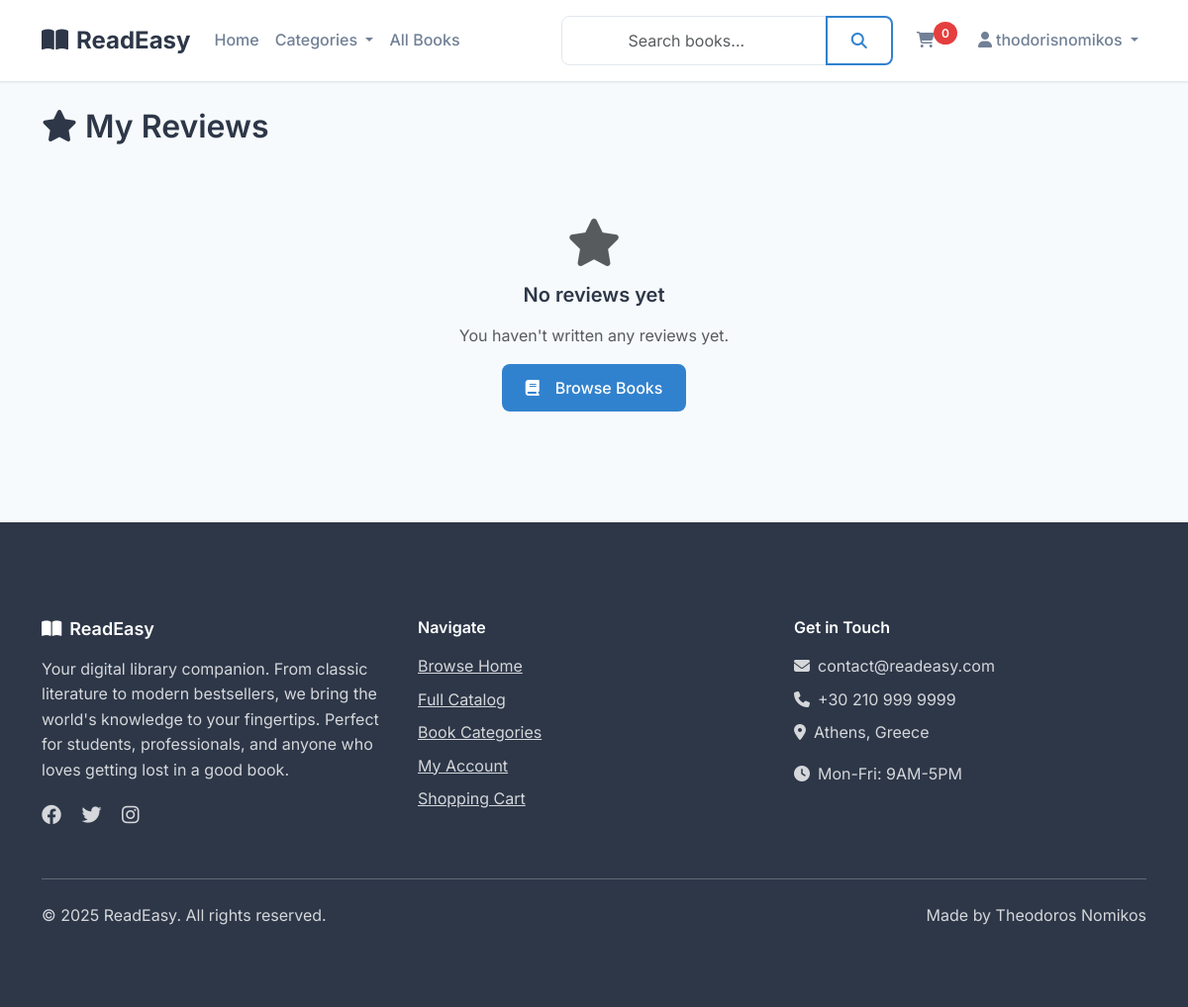
The app's page /reviews/my-reviews/ (signed in), older data.
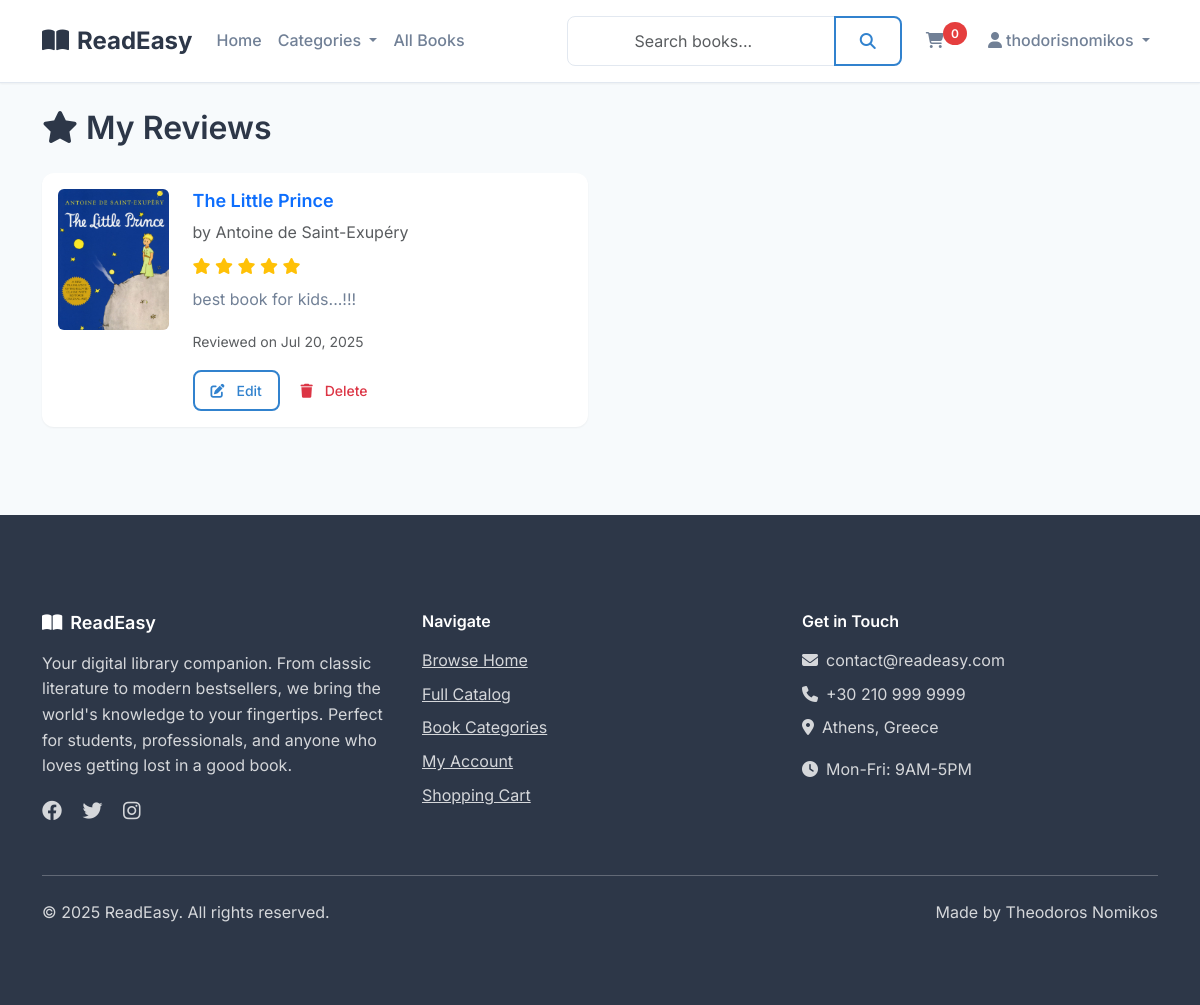
The same page, newer data.
### reviews/models.py (models this page shows, shortened)
class Review(models.Model):
    user = models.ForeignKey(User, on_delete=models.CASCADE)
    book = models.ForeignKey(Book, on_delete=models.CASCADE, related_name='reviews')
    rating = models.IntegerField(validators=[MinValueValidator(1), MaxValueValidator(5)])
    comment = models.TextField(blank=True)
    created_at = models.DateTimeField(auto_now_add=True)
    updated_at = models.DateTimeField(auto_now=True)
    class Meta:
        unique_together = ['user', 'book']
        ordering = ['-created_at']

### books/models.py (models this page shows, shortened)
class Book(models.Model):
    GENRE_CHOICES = [
        ('romance', 'Romance'),
        ('mystery', 'Mystery'),
        ('sci-fi', 'Science Fiction'),
        ('fantasy', 'Fantasy'),
        ('biography', 'Biography'),
        ('history', 'History'),
        ('self-help', 'Self-Help'),
        ('business', 'Business'),
        ('textbook', 'Textbook'),
        ('reference', 'Reference'),
        ('study-guide', 'Study Guide'),
        ('children', 'Children\'s Books'),
    ]
    title = models.CharField(max_length=200)
    author = models.CharField(max_length=200)
    isbn = models.CharField(max_length=13, unique=True)
    genre = models.CharField(max_length=20, choices=GENRE_CHOICES)
    category = models.ForeignKey(Category, on_delete=models.CASCADE, related_name='books')
    price = models.DecimalField(max_digits=10, decimal_places=2, validators=[MinValueValidator(Decimal('0.01'))])
    description = models.TextField()
    publication_year = models.IntegerField()
    publisher = models.CharField(max_length=200)
    page_count = models.PositiveIntegerField()
    cover_image = models.ImageField(upload_to='book_covers/', blank=True, null=True)
    average_rating = models.DecimalField(max_digits=3, decimal_places=2, default=0.00)
    total_ratings = models.PositiveIntegerField(default=0)
    created_at = models.DateTimeField(auto_now_add=True)
    updated_at = models.DateTimeField(auto_now=True)
    class Meta:
        ordering = ['-created_at']

### reviews/views.py (the view)
# urls.py: path('my-reviews/', views.my_reviews, name='my_reviews'),
@login_required
def my_reviews(request):
    user_reviews = Review.objects.filter(user=request.user).order_by('-created_at')
    from django.core.paginator import Paginator
    paginator = Paginator(user_reviews, 10)
    page_number = request.GET.get('page')
    page_obj = paginator.get_page(page_number)
    context = {
        'page_obj': page_obj,
    }
    return render(request, 'reviews/my_reviews.html', context)

### cart/context_processors.py (called while the page is built)
def cart_item_count(request):
    if request.user.is_authenticated:
        try:
            cart = Cart.objects.get(user=request.user)
            return {'cart_item_count': cart.item_count}
        except Cart.DoesNotExist:
            return {'cart_item_count': 0}
    return {'cart_item_count': 0}

### cart/models.py (called while the page is built)
    @property
    def item_count(self):
        return self.items.count()

### templates/reviews/my_reviews.html (shortened to what this page needs)
{% extends 'base/base.html' %}
{% load static %}
{% block content %}
<div class="container my-4">
    <div class="row">
        <div class="col-12">
            <h2 class="mb-4">
                <i class="fas fa-star me-2"></i>My Reviews
            </h2>
        </div>
    </div>
    {% if page_obj %}
        <div class="row">
            {% for review in page_obj %}
            <div class="col-lg-6 mb-4">
                <div class="card h-100">
                    <div class="card-body">
                        <div class="row">
                            <div class="col-md-3">
                                {% if review.book.cover_image %}
                                    <img src="{{ review.book.cover_image.url }}" alt="{{ review.book.title }}" class="img-fluid rounded">
                                {% else %}
                                    <div class="bg-light rounded d-flex align-items-center justify-content-center" style="height: 100px;">
                                        <i class="fas fa-book fa-2x text-muted"></i>
                                    </div>
                                {% endif %}
                            </div>
                            <div class="col-md-9">
                                <h5 class="card-title">
                                    <a href="{% url 'books:book_detail' review.book.id %}" class="text-decoration-none">
                                        {{ review.book.title }}
                                    </a>
                                </h5>
                                <p class="text-muted mb-2">by {{ review.book.author }}</p>
                                <div class="rating mb-2">
                                    {% for i in "12345" %}
                                        {% if forloop.counter <= review.rating %}
                                            <i class="fas fa-star text-warning"></i>
                                        {% else %}
                                            <i class="far fa-star text-warning"></i>
                                        {% endif %}
                                    {% endfor %}
                                </div>
                                {% if review.comment %}
                                    <p class="card-text">{{ review.comment|truncatewords:20 }}</p>
                                {% endif %}
                                <small class="text-muted">Reviewed on {{ review.created_at|date:"M d, Y" }}</small>
                                <div class="mt-3">
                                    <a href="{% url 'reviews:edit_review' review.id %}" class="btn btn-outline-primary btn-sm">
                                        <i class="fas fa-edit me-1"></i>Edit
                                    </a>
                                    <a href="{% url 'reviews:delete_review' review.id %}" class="btn btn-outline-danger btn-sm">
                                        <i class="fas fa-trash me-1"></i>Delete
                                    </a>
                                </div>
                            </div>
                        </div>
                    </div>
                </div>
            </div>
            {% endfor %}
        </div>
    {% else %}
        <div class="text-center py-5">
            <i class="fas fa-star fa-3x text-muted mb-3"></i>
            <h4>No reviews yet</h4>
            <p class="text-muted">You haven't written any reviews yet.</p>
            <a href="{% url 'books:book_list' %}" class="btn btn-primary">
                <i class="fas fa-book me-2"></i>Browse Books
            </a>
        </div>
    {% endif %}
</div>
{% endblock %}

Row changes from the older to the newer data that the page shows:
added Review: book.cover_image (picture), book "The Little Prince", book.author "Antoine de Saint-Exupéry", rating 5 (drawn), comment "best book for kids...!!!", created_at "Jul 20, 2025"
Text that changed along with them:
text no longer shown: "No reviews yet You haven't written any reviews yet. Browse Books"
